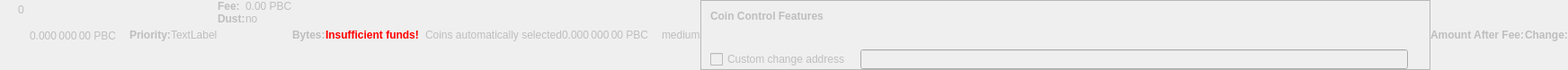
    <widget class="QWidget" name="dummyHideWidget" native="true">
     <property name="enabled">
      <bool>false</bool>
     </property>
     <property name="maximumSize">
      <size>
       <width>100</width>
       <height>22</height>
      </size>
     </property>
     <layout class="QHBoxLayout" name="dummyHideLayout">
      <property name="spacing">
       <number>0</number>
      </property>
      <property name="leftMargin">
       <number>0</number>
      </property>
      <property name="topMargin">
       <number>0</number>
      </property>
      <property name="rightMargin">
       <number>0</number>
      </property>
      <property name="bottomMargin">
       <number>0</number>
      </property>
      <item>
       <layout class="QFormLayout" name="formLayoutCoinControl1">
        <property name="horizontalSpacing">
         <number>10</number>
        </property>
        <property name="verticalSpacing">
         <number>14</number>
        </property>
        <property name="leftMargin">
         <number>10</number>
        </property>
        <property name="topMargin">
         <number>4</number>
        </property>
        <property name="rightMargin">
         <number>6</number>
        </property>
        <item row="0" column="1">
         <widget class="QLabel" name="labelCoinControlBytes">
          <property name="cursor">
           <cursorShape>IBeamCursor</cursorShape>
          </property>
          <property name="contextMenuPolicy">
           <enum>Qt::ActionsContextMenu</enum>
          </property>
          <property name="text">
           <string notr="true">0</string>
          </property>
          <property name="textInteractionFlags">
           <set>Qt::LinksAccessibleByMouse|Qt::TextSelectableByKeyboard|Qt::TextSelectableByMouse</set>
          </property>
         </widget>
        </item>
       </layout>
      </item>
      <item>
       <widget class="QLabel" name="labelCoinControlAfterFee">
        <property name="enabled">
         <bool>false</bool>
        </property>
        <property name="sizePolicy">
         <sizepolicy hsizetype="Fixed" vsizetype="Fixed">
          <horstretch>0</horstretch>
          <verstretch>0</verstretch>
         </sizepolicy>
        </property>
        <property name="minimumSize">
         <size>
          <width>111</width>
          <height>12</height>
         </size>
        </property>
        <property name="maximumSize">
         <size>
          <width>111</width>
          <height>12</height>
         </size>
        </property>
        <property name="cursor">
         <cursorShape>IBeamCursor</cursorShape>
        </property>
        <property name="contextMenuPolicy">
         <enum>Qt::ActionsContextMenu</enum>
        </property>
        <property name="text">
         <string notr="true">0.000 000 00 PBC</string>
        </property>
        <property name="textInteractionFlags">
         <set>Qt::LinksAccessibleByMouse|Qt::TextSelectableByKeyboard|Qt::TextSelectableByMouse</set>
        </property>
       </widget>
      </item>
      <item>
       <widget class="QLabel" name="labelCoinControlPriorityText">
        <property name="enabled">
         <bool>false</bool>
        </property>
        <property name="font">
         <font>
          <weight>75</weight>
          <bold>true</bold>
         </font>
        </property>
        <property name="text">
         <string>Priority:</string>
        </property>
       </widget>
      </item>
      <item>
       <layout class="QHBoxLayout" name="horizontalLayout">
        <item>
         <widget class="QLabel" name="WarningLabel">
          <property name="text">
           <string>TextLabel</string>
          </property>
         </widget>
        </item>
       </layout>
      </item>
      <item>
       <layout class="QFormLayout" name="formLayoutCoinControl3">
        <property name="horizontalSpacing">
         <number>0</number>
        </property>
        <property name="verticalSpacing">
         <number>0</number>
        </property>
        <property name="leftMargin">
         <number>0</number>
        </property>
        <property name="topMargin">
         <number>0</number>
        </property>
        <property name="rightMargin">
         <number>0</number>
        </property>
        <item row="0" column="0">
         <widget class="QLabel" name="labelCoinControlFeeText">
          <property name="enabled">
           <bool>false</bool>
          </property>
          <property name="font">
           <font>
            <weight>75</weight>
            <bold>true</bold>
           </font>
          </property>
          <property name="text">
           <string>Fee:</string>
          </property>
          <property name="margin">
           <number>0</number>
          </property>
         </widget>
        </item>
        <item row="0" column="1">
         <widget class="QLabel" name="labelCoinControlFee">
          <property name="enabled">
           <bool>false</bool>
          </property>
          <property name="cursor">
           <cursorShape>IBeamCursor</cursorShape>
          </property>
          <property name="contextMenuPolicy">
           <enum>Qt::ActionsContextMenu</enum>
          </property>
          <property name="text">
           <string notr="true">0.00 PBC</string>
          </property>
          <property name="textInteractionFlags">
           <set>Qt::LinksAccessibleByMouse|Qt::TextSelectableByKeyboard|Qt::TextSelectableByMouse</set>
          </property>
         </widget>
        </item>
        <item row="1" column="0">
         <widget class="QLabel" name="labelCoinControlLowOutputText">
          <property name="enabled">
           <bool>false</bool>
          </property>
          <property name="font">
           <font>
            <weight>75</weight>
            <bold>true</bold>
           </font>
          </property>
          <property name="text">
           <string>Dust:</string>
          </property>
         </widget>
        </item>
        <item row="1" column="1">
         <widget class="QLabel" name="labelCoinControlLowOutput">
          <property name="enabled">
           <bool>false</bool>
          </property>
          <property name="cursor">
           <cursorShape>IBeamCursor</cursorShape>
          </property>
          <property name="contextMenuPolicy">
           <enum>Qt::ActionsContextMenu</enum>
          </property>
          <property name="text">
           <string>no</string>
          </property>
          <property name="textInteractionFlags">
           <set>Qt::LinksAccessibleByMouse|Qt::TextSelectableByKeyboard|Qt::TextSelectableByMouse</set>
          </property>
         </widget>
        </item>
       </layout>
      </item>
      <item>
       <widget class="QLabel" name="labelCoinControlBytesText">
        <property name="enabled">
         <bool>false</bool>
        </property>
        <property name="font">
         <font>
          <weight>75</weight>
          <bold>true</bold>
         </font>
        </property>
        <property name="text">
         <string>Bytes:</string>
        </property>
       </widget>
      </item>
      <item>
       <layout class="QFormLayout" name="formLayoutCoinControl2">
        <property name="horizontalSpacing">
         <number>0</number>
        </property>
        <property name="verticalSpacing">
         <number>0</number>
        </property>
        <property name="leftMargin">
         <number>0</number>
        </property>
        <property name="topMargin">
         <number>0</number>
        </property>
        <property name="rightMargin">
         <number>0</number>
        </property>
       </layout>
      </item>
      <item>
       <layout class="QHBoxLayout" name="horizontalLayoutCoinControl2">
        <property name="spacing">
         <number>0</number>
        </property>
        <property name="bottomMargin">
         <number>0</number>
        </property>
       </layout>
      </item>
      <item>
       <widget class="QLabel" name="labelCoinControlInsuffFunds">
        <property name="enabled">
         <bool>false</bool>
        </property>
        <property name="minimumSize">
         <size>
          <width>0</width>
          <height>0</height>
         </size>
        </property>
        <property name="font">
         <font>
          <weight>75</weight>
          <bold>true</bold>
         </font>
        </property>
        <property name="styleSheet">
         <string notr="true">color:red;font-weight:bold;</string>
        </property>
        <property name="text">
         <string>Insufficient funds!</string>
        </property>
        <property name="margin">
         <number>5</number>
        </property>
       </widget>
      </item>
      <item>
       <layout class="QFormLayout" name="formLayoutCoinControl4">
        <property name="horizontalSpacing">
         <number>0</number>
        </property>
        <property name="verticalSpacing">
         <number>0</number>
        </property>
        <property name="leftMargin">
         <number>0</number>
        </property>
        <property name="topMargin">
         <number>0</number>
        </property>
        <property name="rightMargin">
         <number>0</number>
        </property>
       </layout>
      </item>
      <item>
       <widget class="QLabel" name="labelCoinControlChangeLabel">
        <property name="enabled">
         <bool>false</bool>
        </property>
        <property name="sizePolicy">
         <sizepolicy hsizetype="Preferred" vsizetype="Expanding">
          <horstretch>0</horstretch>
          <verstretch>0</verstretch>
         </sizepolicy>
        </property>
        <property name="minimumSize">
         <size>
          <width>0</width>
          <height>0</height>
         </size>
        </property>
        <property name="text">
         <string/>
        </property>
        <property name="margin">
         <number>3</number>
        </property>
       </widget>
      </item>
      <item>
       <widget class="QLabel" name="labelCoinControlAutomaticallySelected">
        <property name="enabled">
         <bool>false</bool>
        </property>
        <property name="sizePolicy">
         <sizepolicy hsizetype="Fixed" vsizetype="Fixed">
          <horstretch>0</horstretch>
          <verstretch>0</verstretch>
         </sizepolicy>
        </property>
        <property name="minimumSize">
         <size>
          <width>0</width>
          <height>0</height>
         </size>
        </property>
        <property name="maximumSize">
         <size>
          <width>240</width>
          <height>16777215</height>
         </size>
        </property>
        <property name="text">
         <string>Coins automatically selected</string>
        </property>
        <property name="margin">
         <number>5</number>
        </property>
       </widget>
      </item>
      <item>
       <widget class="QLabel" name="labelCoinControlChange">
        <property name="enabled">
         <bool>false</bool>
        </property>
        <property name="sizePolicy">
         <sizepolicy hsizetype="Fixed" vsizetype="Fixed">
          <horstretch>0</horstretch>
          <verstretch>0</verstretch>
         </sizepolicy>
        </property>
        <property name="minimumSize">
         <size>
          <width>111</width>
          <height>0</height>
         </size>
        </property>
        <property name="maximumSize">
         <size>
          <width>111</width>
          <height>16777215</height>
         </size>
        </property>
        <property name="cursor">
         <cursorShape>IBeamCursor</cursorShape>
        </property>
        <property name="contextMenuPolicy">
         <enum>Qt::ActionsContextMenu</enum>
        </property>
        <property name="text">
         <string notr="true">0.000 000 00 PBC</string>
        </property>
        <property name="textInteractionFlags">
         <set>Qt::LinksAccessibleByMouse|Qt::TextSelectableByKeyboard|Qt::TextSelectableByMouse</set>
        </property>
       </widget>
      </item>
      <item>
       <widget class="QLabel" name="labelCoinControlPriority">
        <property name="enabled">
         <bool>false</bool>
        </property>
        <property name="cursor">
         <cursorShape>IBeamCursor</cursorShape>
        </property>
        <property name="contextMenuPolicy">
         <enum>Qt::ActionsContextMenu</enum>
        </property>
        <property name="text">
         <string>medium</string>
        </property>
        <property name="textInteractionFlags">
         <set>Qt::LinksAccessibleByMouse|Qt::TextSelectableByKeyboard|Qt::TextSelectableByMouse</set>
        </property>
       </widget>
      </item>
      <item>
       <widget class="QFrame" name="frameCoinControl">
        <property name="sizePolicy">
         <sizepolicy hsizetype="Expanding" vsizetype="Expanding">
          <horstretch>0</horstretch>
          <verstretch>0</verstretch>
         </sizepolicy>
        </property>
        <property name="maximumSize">
         <size>
          <width>16777215</width>
          <height>16777215</height>
         </size>
        </property>
        <property name="frameShape">
         <enum>QFrame::StyledPanel</enum>
        </property>
        <property name="frameShadow">
         <enum>QFrame::Sunken</enum>
        </property>
        <layout class="QVBoxLayout" name="verticalLayoutCoinControl2_2">
         <property name="spacing">
          <number>0</number>
         </property>
         <property name="leftMargin">
          <number>0</number>
         </property>
         <property name="topMargin">
          <number>0</number>
         </property>
         <property name="rightMargin">
          <number>0</number>
         </property>
         <property name="bottomMargin">
          <number>0</number>
         </property>
         <item>
          <layout class="QVBoxLayout" name="verticalLayoutCoinControl" stretch="0,0,0,1">
           <property name="spacing">
            <number>0</number>
           </property>
           <property name="leftMargin">
            <number>10</number>
           </property>
           <property name="topMargin">
            <number>10</number>
           </property>
           <item>
            <layout class="QHBoxLayout" name="horizontalLayoutCoinControl1">
             <property name="bottomMargin">
              <number>15</number>
             </property>
             <item>
              <widget class="QLabel" name="labelCoinControlFeatures">
               <property name="enabled">
                <bool>false</bool>
               </property>
               <property name="sizePolicy">
                <sizepolicy hsizetype="Preferred" vsizetype="Maximum">
                 <horstretch>0</horstretch>
                 <verstretch>0</verstretch>
                </sizepolicy>
               </property>
               <property name="font">
                <font>
                 <weight>75</weight>
                 <bold>true</bold>
                </font>
               </property>
               <property name="styleSheet">
                <string notr="true">font-weight:bold;</string>
               </property>
               <property name="text">
                <string>Coin Control Features</string>
               </property>
              </widget>
             </item>
            </layout>
           </item>
           <item>
            <widget class="QWidget" name="widgetCoinControl" native="true">
             <property name="sizePolicy">
              <sizepolicy hsizetype="Preferred" vsizetype="Preferred">
               <horstretch>0</horstretch>
               <verstretch>0</verstretch>
              </sizepolicy>
             </property>
             <property name="minimumSize">
              <size>
               <width>0</width>
               <height>0</height>
              </size>
             </property>
             <property name="styleSheet">
              <string notr="true"/>
             </property>
             <layout class="QHBoxLayout" name="horizontalLayoutCoinControl5_2">
              <property name="leftMargin">
               <number>0</number>
              </property>
              <property name="topMargin">
               <number>0</number>
              </property>
              <property name="rightMargin">
               <number>0</number>
              </property>
              <property name="bottomMargin">
               <number>0</number>
              </property>
              <item>
               <layout class="QHBoxLayout" name="horizontalLayoutCoinControl3">
                <property name="spacing">
                 <number>20</number>
                </property>
                <property name="topMargin">
                 <number>0</number>
                </property>
                <property name="bottomMargin">
                 <number>10</number>
                </property>
               </layout>
              </item>
             </layout>
            </widget>
           </item>
           <item>
            <layout class="QHBoxLayout" name="horizontalLayoutCoinControl4" stretch="0,0,0">
             <property name="spacing">
              <number>12</number>
             </property>
             <property name="sizeConstraint">
              <enum>QLayout::SetDefaultConstraint</enum>
             </property>
             <property name="topMargin">
              <number>5</number>
             </property>
             <property name="rightMargin">
              <number>5</number>
             </property>
             <item>
              <widget class="QCheckBox" name="checkBoxCoinControlChange">
               <property name="enabled">
                <bool>false</bool>
               </property>
               <property name="toolTip">
                <string>If this is activated, but the change address is empty or invalid, change will be sent to a newly generated address.</string>
               </property>
               <property name="text">
                <string>Custom change address</string>
               </property>
              </widget>
             </item>
             <item>
              <widget class="QValidatedLineEdit" name="lineEditCoinControlChange">
               <property name="enabled">
                <bool>false</bool>
               </property>
               <property name="sizePolicy">
                <sizepolicy hsizetype="Expanding" vsizetype="Fixed">
                 <horstretch>0</horstretch>
                 <verstretch>0</verstretch>
                </sizepolicy>
               </property>
              </widget>
             </item>
             <item>
              <widget class="QLabel" name="labelCoinControlChangeLabel_2">
               <property name="sizePolicy">
                <sizepolicy hsizetype="Preferred" vsizetype="Expanding">
                 <horstretch>0</horstretch>
                 <verstretch>0</verstretch>
                </sizepolicy>
               </property>
               <property name="minimumSize">
                <size>
                 <width>0</width>
                 <height>0</height>
                </size>
               </property>
               <property name="text">
                <string/>
               </property>
               <property name="margin">
                <number>3</number>
               </property>
              </widget>
             </item>
            </layout>
           </item>
           <item>
            <spacer name="verticalSpacerCoinControl">
             <property name="orientation">
              <enum>Qt::Vertical</enum>
             </property>
             <property name="sizeHint" stdset="0">
              <size>
               <width>800</width>
               <height>1</height>
              </size>
             </property>
            </spacer>
           </item>
          </layout>
         </item>
        </layout>
       </widget>
      </item>
      <item>
       <widget class="QLabel" name="labelCoinControlAfterFeeText">
        <property name="enabled">
         <bool>false</bool>
        </property>
        <property name="minimumSize">
         <size>
          <width>0</width>
          <height>0</height>
         </size>
        </property>
        <property name="maximumSize">
         <size>
          <width>16777215</width>
          <height>16777215</height>
         </size>
        </property>
        <property name="font">
         <font>
          <weight>75</weight>
          <bold>true</bold>
         </font>
        </property>
        <property name="text">
         <string>Amount After Fee:</string>
        </property>
        <property name="alignment">
         <set>Qt::AlignLeading|Qt::AlignLeft|Qt::AlignVCenter</set>
        </property>
        <property name="margin">
         <number>0</number>
        </property>
       </widget>
      </item>
      <item>
       <widget class="QLabel" name="labelCoinControlChangeText">
        <property name="enabled">
         <bool>false</bool>
        </property>
        <property name="sizePolicy">
         <sizepolicy hsizetype="Preferred" vsizetype="Preferred">
          <horstretch>0</horstretch>
          <verstretch>0</verstretch>
         </sizepolicy>
        </property>
        <property name="minimumSize">
         <size>
          <width>0</width>
          <height>0</height>
         </size>
        </property>
        <property name="maximumSize">
         <size>
          <width>16777215</width>
          <height>16777215</height>
         </size>
        </property>
        <property name="font">
         <font>
          <weight>75</weight>
          <bold>true</bold>
         </font>
        </property>
        <property name="text">
         <string>Change:</string>
        </property>
        <property name="alignment">
         <set>Qt::AlignLeading|Qt::AlignLeft|Qt::AlignVCenter</set>
        </property>
       </widget>
      </item>
     </layout>
    </widget>
